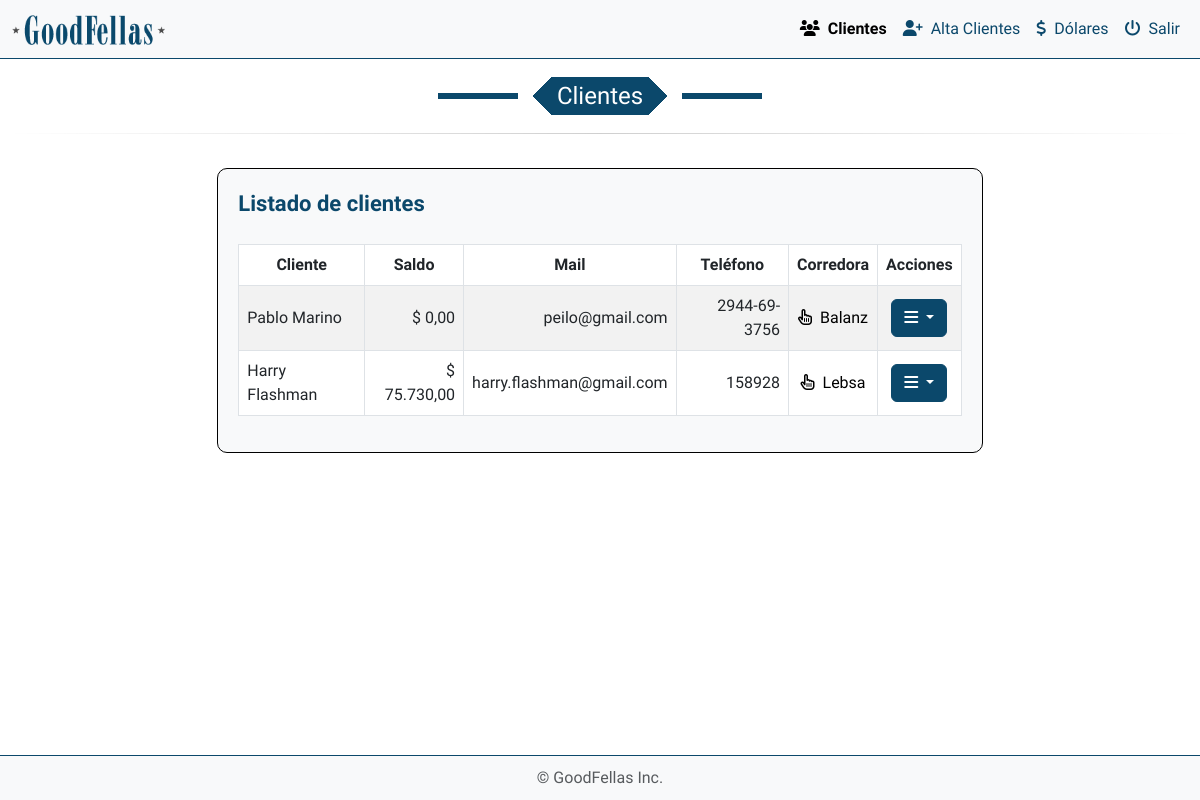
/backend/lista_clientes.php (signed in), run on the app's committed database.
### tables this page shows
CREATE TABLE `clientes` (
  `email` varchar(100) NOT NULL,
  `password` varchar(255) NOT NULL,
  `nombre` varchar(50) NOT NULL,
  `apellido` varchar(50) NOT NULL,
  `telefono` varchar(20) DEFAULT NULL,
  `corredora` varchar(100) DEFAULT NULL,
  `url` varchar(255) DEFAULT NULL,
  `cliente_id` int(11) NOT NULL,
  `mostrar_disclaimer` tinyint(1) NOT NULL DEFAULT 1
);

### public_html/funciones/formato_dinero.php (called while the page is built, shortened)
<?php
if (!function_exists('formatear_dinero')) {
    function formatear_dinero($numero)
    {
        return number_format($numero, 2, ',', '.');
    }
}

### public_html/backend/lista_clientes.php (the view, shortened to what this page needs)
<?php
require_once '../../config/config.php';
require_once '../funciones/formato_dinero.php';
$clientes = [];
try {
    $sql = "SELECT cliente_id, nombre, apellido, email, telefono, corredora, url FROM clientes";
    $stmt = $conexion->prepare($sql);
    $stmt->execute();
    $resultado = $stmt->fetchAll();
    foreach ($resultado as $row) {
        $cliente_id = $row['cliente_id'];
        $balance_sql = "SELECT efectivo FROM balance WHERE cliente_id = :cliente_id";
        $balance_stmt = $conexion->prepare($balance_sql);
        $balance_stmt->bindParam(':cliente_id', $cliente_id, PDO::PARAM_INT);
        $balance_stmt->execute();
        $balance_row = $balance_stmt->fetch();
        $row['efectivo'] = $balance_row ? $balance_row['efectivo'] : null;
        $clientes[] = $row;
    }
} catch (PDOException $e) {
    error_log("Error al obtener los clientes: " . $e->getMessage());
    die("Hubo un problema al cargar los datos de los clientes.");
}
?>
<!DOCTYPE html>
<html lang="es">
<head>
    <link rel="stylesheet" href="https://cdn.jsdelivr.net/npm/bootstrap@5.3.0-alpha3/dist/css/bootstrap.min.css">
    <link rel="stylesheet" href="https://cdnjs.cloudflare.com/ajax/libs/bootstrap-icons/1.10.3/font/bootstrap-icons.min.css">
    <link rel="stylesheet" href="https://cdnjs.cloudflare.com/ajax/libs/font-awesome/6.4.0/css/all.min.css">
    <link rel="stylesheet" href="../css/style.css">
</head>
<body>
    <nav class="navbar navbar-expand-lg navbar-light bg-light fixed-top">
        <div class="container-fluid">
            <a class="navbar-brand" href="#">
                <img src="../img/logo.png" alt="Logo" title="GoodFellas" />
            </a>
            <div class="collapse navbar-collapse" id="navbarNavDropdown">
                <ul class="navbar-nav ms-auto">
                    <li class="nav-item">
                        <a class="nav-link active" href="lista_clientes.php"><i class="fa-solid fa-users me-2"></i>Clientes</a>
                    </li>
                    <li class="nav-item">
                        <a class="nav-link" href="alta_clientes.php"><i class="fa-solid fa-user-plus me-2"></i>Alta Clientes</a>
                    </li>
                    <li class="nav-item">
                        <a class="nav-link" href="dolares.php"><i class="fa-solid fa-dollar-sign me-2"></i>Dólares</a>
                    </li>
                    <li class="nav-item">
                        <a class="nav-link" href="../logout.php"><i class="fa-solid fa-power-off me-2"></i>Salir</a>
                    </li>
                </ul>
            </div>
        </div>
    </nav>
    <div class="row mx-2 mt-navbar">
        <div class="col-12 text-center">
            <h4 class="fancy">Clientes</h4>
        </div>
        <hr class="mod">
        <div class="col-2"></div>
        <div class="col-8 text-center">
            <div class="container-fluid my-4 efectivo">
                <h5 class="me-2 cartera titulo-botones mb-4">Listado de clientes</h5>
                <div class="table-responsive">
                    <table id="clientes" class="table table-bordered table-striped">
                        <thead class="bg-secondary text-white">
                            <tr>
                                <th>Cliente</th>
                                <th>Saldo</th>
                                <th>Mail</th>
                                <th>Teléfono</th>
                                <th>Corredora</th>
                                <th colspan="6" class="text-center">Acciones</th>
                            </tr>
                        </thead>
                        <tbody>
                            <?php foreach ($clientes as $row): ?>
                                <tr>
                                    <td class="text-left"><?php echo htmlspecialchars($row['nombre'] . ' ' . $row['apellido']); ?></td>
                                    <td class="text-right">$ <?php echo htmlspecialchars(formatear_dinero($row['efectivo'])); ?></td>
                                    <td class="text-right"><?php echo htmlspecialchars($row['email']); ?></td>
                                    <td class="text-right"><?php echo htmlspecialchars($row['telefono']); ?></td>
                                    <td>
                                        <a href="<?php echo htmlspecialchars($row['url']); ?>" target="_blank" class="cliente-link">
                                            <i class="fa-regular fa-hand-pointer me-2"></i><?php echo htmlspecialchars($row['corredora']); ?>
                                        </a>
                                    </td>
                                    <td class="text-center">
                                        <div class="dropdown d-flex justify-content-center">
                                            <button class="btn custom-btn dropdown-toggle" type="button" id="dropdownMenuButton"
                                                data-bs-toggle="dropdown" aria-expanded="false" title="Acciones">
                                                <i class="fa-solid fa-bars"></i>
                                            </button>
                                        </div>
                                    </td>
                                </tr>
                            <?php endforeach; ?>
                        </tbody>
                    </table>
                </div>
            </div>
        </div>
        <div class="col-2"></div>
    </div>
    <footer class="footer bg-light">
        <div class="container">
            <span class="text-muted">© GoodFellas Inc.</span>
        </div>
    </footer>
</body>
</html>

### public_html/css/style.css (style rules this page uses)
body { font-family: "Nunito Sans", serif; }
body { display: flex; flex-direction: column; min-height: 100vh; }
.footer { background-color: #f8f9fa; text-align: center; padding: 10px 0; border-top: 1px solid #0B486B; position: fixed; width: 100%; bottom: 0; }
.nav-link { color: #0B486B; font-family: "Ubuntu", serif; }
.nav-link.active { color: #0B486B; font-weight: bold; }
.fancy { --b: 6px; --w: 80px; --g: 15px; --c: #0B486B; width: fit-content; font-family: "Nunito Sans", serif; padding: 0 1em; line-height: 1.6em; color: #fff; background: conic-gradient(from 45deg at left ,var(--c) 25%,#0000 0) 0, conic-gradient(from -135deg at right,var(--c) 25%,#0000 0) 100%; background-size: 51% 100%; background-repeat: no-repeat; border-image: linear-gradient( #0000 calc(50% - var(--b)/2), var(--c) 0 calc(50% + var(--b)/2), #0000 0) 1/0 var(--w)/calc(var(--w) + var(--g)); margin-inline: auto; }
hr.mod { border: 0; height: 1px; background-image: linear-gradient(to right, rgba(0, 0, 0, 0), rgba(0, 0, 0, 0.75), rgba(0, 0, 0, 0)); margin: 10px 0px 10px 0px; }
h5 { font-weight: 300; font-size: 22px; line-height: 1.4em; color: #404040; font-family: "Nunito Sans", serif; }
.custom-btn { background-color: #0b486b !important; border-color: #0b486b !important; color: #fff !important; }
.table-responsive { overflow-x: auto; }
@media (min-width: 768px) { .table-responsive { overflow-x: visible; } }
.efectivo { border: 1px solid black; border-radius: 10px; background-color: #f8f9fa; padding: 20px; align-items: center; justify-content: space-between; }
.titulo-botones { display: flex; flex-direction: column; align-items: flex-start; width: 100%; }
.cartera { color: #0B486B; font-weight: bold; }
thead { background-color: transparent !important; }
.table-bordered { border: none; }
.table-bordered th, .table-bordered td { border: 1px solid #dee2e6; }
.table td, .table th { vertical-align: middle; }
th.text-center { text-align: center; }
td.text-center { text-align: center; }
.navbar { border-bottom: 1px solid #0B486B; }
.navbar-brand { left: 1rem; }
.navbar-brand img { height: 30px; }
.mt-navbar { margin-top: 77px; }
.text-right { text-align: right; }
.text-left { text-align: left; }
footer { z-index: 9998; }
.cliente-link { color: #000; text-decoration: none; }

### data on the page
clientes: nombre+apellido "Pablo Marino", efectivo "0,00", email "peilo@gmail.com", telefono "2944-69-3756", corredora "Balanz"
clientes: nombre+apellido "Harry Flashman", efectivo "75.730,00", email "harry.flashman@gmail.com", telefono "158928", corredora "Lebsa"
